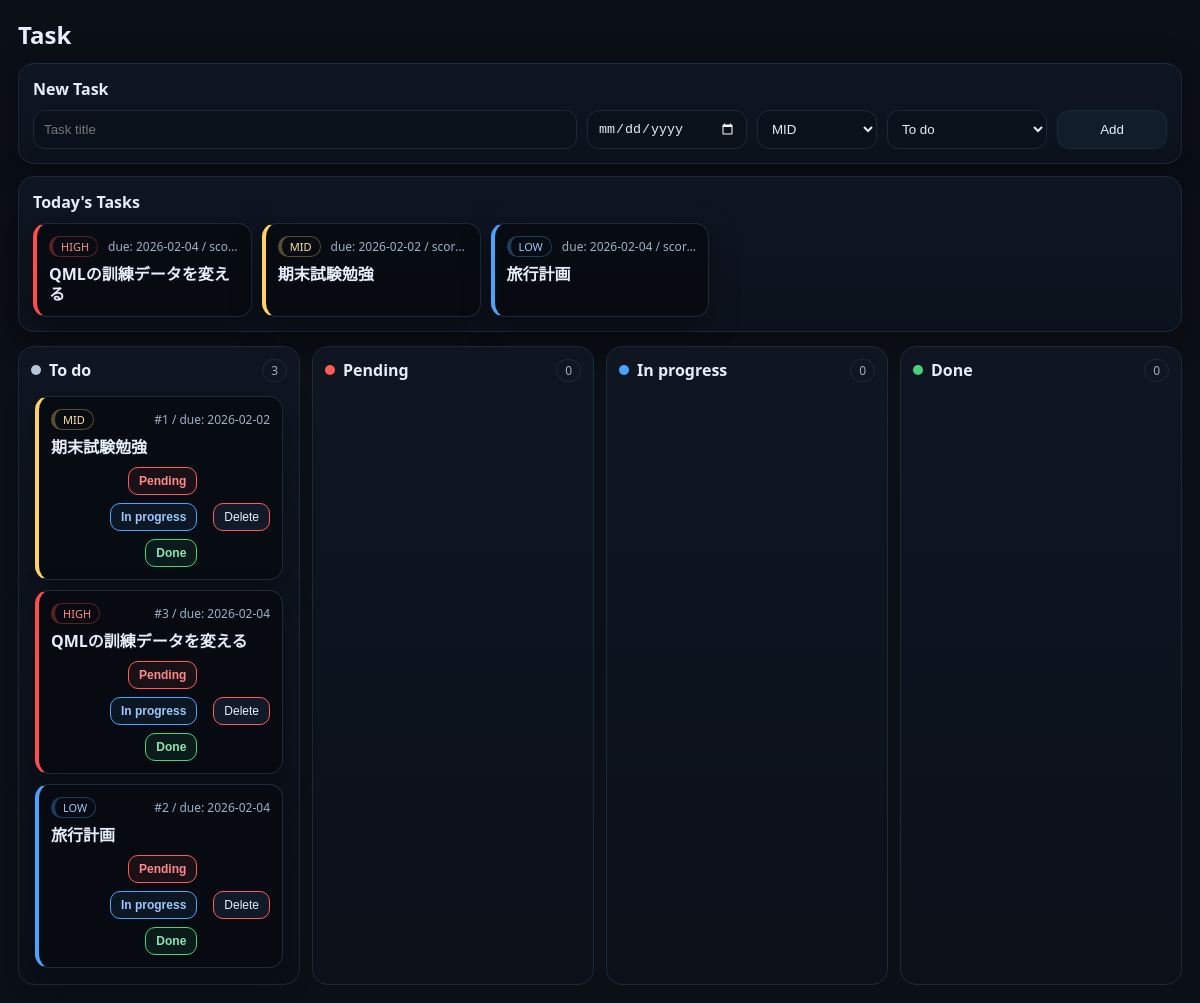
The page / on the database its author committed.
### tables this page shows
CREATE TABLE tasks (
            id INTEGER PRIMARY KEY AUTOINCREMENT,
            title TEXT NOT NULL,
            due_date TEXT NOT NULL,          -- YYYY-MM-DD
            priority INTEGER NOT NULL,       -- 1..3
            created_at TEXT NOT NULL,
            done INTEGER NOT NULL DEFAULT 0, -- 0/1
            done_at TEXT
        , status TEXT NOT NULL DEFAULT 'todo');

### app.py (the view)
@app.get("/", response_class=HTMLResponse)
def index(request: Request):
    board = {}
    counts = {}
    for st in STATUSES:
        rows = fetch_tasks_by_status(st)
        counts[st] = len(rows)
        board[st] = [
            {
                "id": r["id"],
                "title": r["title"],
                "due_date": r["due_date"],
                "priority": PRIORITY_LABEL[r["priority"]],
                "priority_raw": r["priority"],
                "status": r["status"],
            }
            for r in rows
        ]
    today = fetch_today(top=5)
    today_view = [
        {
            "score": s,
            "id": r["id"],
            "title": r["title"],
            "due_date": r["due_date"],
            "priority": PRIORITY_LABEL[r["priority"]],
            "priority_raw": r["priority"],
            "status": r["status"],
        }
        for s, r in today
    ]
    return templates.TemplateResponse(
        "index.html",
        {
            "request": request,
            "board": board,
            "counts": counts,
            "today": today_view,
            "status_label": STATUS_LABEL,
        },
    )

### templates/index.html (shortened to what this page needs)
<!doctype html>
<html lang="ja">
<head>
  <link rel="stylesheet" href="/static/style.css">
</head>
<body>
  <main class="wrap">
    <header class="header">
      <h1>Task</h1>
    </header>
    <section class="panel">
      <h2>New Task</h2>
      <form action="/add" method="post" class="form">
        <input name="title" placeholder="Task title" required />
        <input name="due_date" type="date" required />
        <select name="priority">
          <option value="mid" selected>MID</option>
        </select>
        <select name="status">
          <option value="todo" selected>To do</option>
        </select>
        <button type="submit" class="btn">Add</button>
      </form>
    </section>
    <section class="panel">
      <h2>Today's Tasks</h2>
      {% if today|length == 0 %}
        <p class="muted">No tasks for today</p>
      {% else %}
        <div class="today">
          {% for t in today %}
            <div class="card pri-{{t.priority_raw}}" draggable="true" data-id="{{t.id}}">
              <div class="cardTop">
                <span class="badge pri-{{t.priority_raw}}">{{ t.priority }}</span>
                <span class="meta">due: {{ t.due_date }} / score: {{ t.score }}</span>
              </div>
              <div class="title">{{ t.title }}</div>
            </div>
          {% endfor %}
        </div>
      {% endif %}
    </section>
    <section class="board">
      {% for st in ["todo","pending","progress","done"] %}
        <div class="col">
          <div class="colHead">
            <div class="colTitle">
              <span class="dot dot-{{st}}"></span>
              {{ status_label[st] }}
            </div>
            <div class="count">{{ counts[st] }}</div>
          </div>
          <div class="dropzone" data-status="{{st}}">
            {% for t in board[st] %}
              <div class="card pri-{{t.priority_raw}}" draggable="true" data-id="{{t.id}}">
                <div class="cardTop">
                  <span class="badge pri-{{t.priority_raw}}">{{ t.priority }}</span>
                  <span class="meta">#{{t.id}} / due: {{t.due_date}}</span>
                </div>
                <div class="title">{{ t.title }}</div>
                <div class="cardActions">
                  {% if st == "todo" %}
                    <div class="moveBtns">
                      <button class="mini move pending" data-move="{{t.id}}" data-to="pending">
                        Pending
                      </button>
                      <button class="mini move progress" data-move="{{t.id}}" data-to="progress">
                        In progress
                      </button>
                      <button class="mini move done" data-move="{{t.id}}" data-to="done">
                        Done
                      </button>
                    </div>
                  {% endif %}
                  <button class="mini danger" data-delete="{{t.id}}">Delete</button>
                </div>
              </div>
            {% endfor %}
          </div>
        </div>
      {% endfor %}
    </section>
  </main>
</body>
</html>

### static/style.css (style rules this page uses)
:root { --bg:#0b0f16; --panel:#0f1622; --panel2:#0c121c; --border:#1d2a3a; --text:#e7eefc; --muted:#9fb0c6; }
* { box-sizing:border-box; }
body { margin:0; background:var(--bg); color:var(--text); font-family:system-ui,-apple-system,"Hiragino Sans",sans-serif; }
.wrap { max-width:1400px; margin:0 auto; padding:18px; }
.header { display:flex; align-items:flex-end; justify-content:space-between; margin-bottom:12px; }
h1 { margin:0; font-size:24px; }
.panel { background:linear-gradient(180deg,var(--panel),var(--panel2)); border:1px solid var(--border); border-radius:16px; padding:14px; margin:12px 0; box-shadow:0 6px 30px rgba(0,0,0,.35); }
.panel h2 { margin:0 0 10px; font-size:16px; }
.form { display:grid; grid-template-columns: 1fr 160px 120px 160px 110px; gap:10px; }
input, select { background:#0a111a; color:var(--text); border:1px solid var(--border); border-radius:12px; padding:10px; }
.btn { background:#121d2c; border:1px solid var(--border); color:var(--text); border-radius:12px; padding:10px 12px; cursor:pointer; }
.board { display:grid; grid-template-columns: repeat(4, 1fr); gap:12px; margin-top:14px; }
.col { background:linear-gradient(180deg,#0f1622,#0b1019); border:1px solid var(--border); border-radius:16px; padding:12px; min-height: 420px; }
.colHead { display:flex; align-items:center; justify-content:space-between; margin-bottom:10px; }
.colTitle { display:flex; align-items:center; gap:8px; font-weight:700; }
.count { color:var(--muted); font-size:12px; border:1px solid var(--border); padding:2px 8px; border-radius:999px; }
.dot { width:10px; height:10px; border-radius:999px; display:inline-block; }
.dot-todo { background:#b9c6d8; }
.dot-pending { background:#ff5a5a; }
.dot-progress { background:#4aa3ff; }
.dot-done { background:#46d37a; }
.dropzone { display:flex; flex-direction:column; gap:10px; min-height: 360px; padding:4px; border-radius:14px; }
.card { background:rgba(6,10,16,.85); border:1px solid var(--border); border-radius:14px; padding:12px; cursor:grab; box-shadow:0 10px 30px rgba(0,0,0,.35); position:relative; }
.cardTop { display:flex; align-items:center; justify-content:space-between; gap:10px; }
.title { margin-top:8px; font-weight:700; line-height:1.2; }
.meta { color:var(--muted); font-size:12px; white-space:nowrap; overflow:hidden; text-overflow:ellipsis; }
.badge { font-size:11px; padding:2px 8px; border-radius:999px; border:1px solid var(--border); }
.cardActions { display:flex; justify-content:flex-end; margin-top:10px; }
.mini { font-size:12px; background:#111a28; color:var(--text); border:1px solid var(--border); border-radius:10px; padding:6px 10px; cursor:pointer; }
.mini.danger { border-color:#ff5a5a; }
.pri-3 { border-left:4px solid #ff4d4d; }
.pri-2 { border-left:4px solid #ffd166; }
.pri-1 { border-left:4px solid #4aa3ff; }
.badge.pri-3 { color:#ff8a8a; border-color:#ff4d4d55; }
.badge.pri-2 { color:#ffe29a; border-color:#ffd16655; }
.badge.pri-1 { color:#9cc8ff; border-color:#4aa3ff55; }
.today { display:grid; grid-template-columns: repeat(5, minmax(180px, 1fr)); gap:10px; }
.moveBtns { display:flex; gap:8px; flex-wrap:wrap; justify-content:flex-end; margin-right:8px; }
.cardActions { display:flex; align-items:center; justify-content:space-between; gap:8px; margin-top:10px; }
button.move { font-weight:600; border-width:1.5px; }
button.move.pending { color:#ff8a8a; border-color:#ff5a5a; background:rgba(255,90,90,.08); }
button.move.progress { color:#9cc8ff; border-color:#4aa3ff; background:rgba(74,163,255,.08); }
button.move.done { color:#8fe6b3; border-color:#46d37a; background:rgba(70,211,122,.08); }

### rows shown on the page
tasks: priority "HIGH", due_date "2026-02-04", title "QMLの訓練データを変える", id "3"
tasks: priority "MID", due_date "2026-02-02", title "期末試験勉強", id "1"
tasks: priority "LOW", due_date "2026-02-04", title "旅行計画", id "2"

### other values the page prints
{{ status_label[st] }} "To do" "Pending" "In progress" "Done"
{{ counts[st] }} "3" "0" "0" "0"
